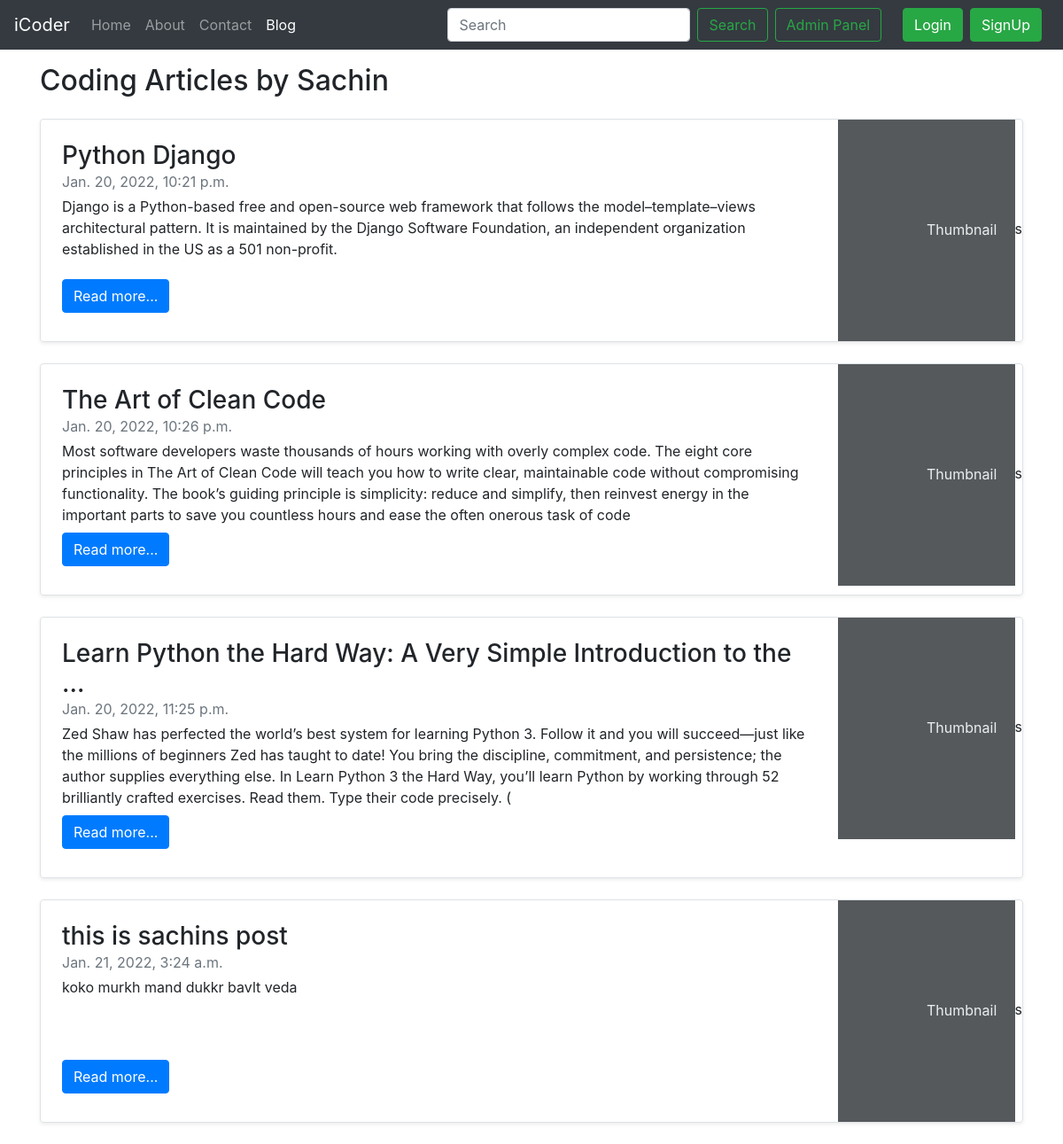
Screenshot of /blog/ with the database file from the repository.
### blog/models.py (models this page shows, shortened)
class Post(models.Model):
    sno=models.AutoField(primary_key=True)
    title=models.CharField(max_length=255)
    author=models.CharField(max_length=14)
    slug=models.CharField(max_length=130)
    timeStamp=models.DateTimeField(blank=True)
    content=models.TextField()

### blog/views.py (the view)
# urls.py: path('', views.blogHome, name="blogHome"),
def blogHome(request):
    allPosts= Post.objects.all()
    context={'allPosts': allPosts}
    return render(request, "blog/blogHome.html", context)

### iCoder/templates/blog/blogHome.html (shortened to what this page needs)
{% extends 'base.html' %}
{% block blogactive %} active {% endblock blogactive %}
{% block body %}
<div class="container my-3">
    <h2>Coding Articles by Sachin</h2>
    {%for post in allPosts%}
    <div class="row no-gutters border rounded overflow-hidden flex-md-row mb-4 shadow-sm h-md-250 my-4 position-relative">
        <div class="col p-4 d-flex flex-column position-static">
            <h3 class="mb-0">{{post.title}}</h3>
            <div class="mb-1 text-muted">{{post.timeStamp}}</div>
            <p class="card-text mb-auto">{{post.content|slice:"0:400"}}</p>
            <div class="my-2">
            	<a href="/blog/blogpost/{{post.slug}}" role="button" class="btn btn-primary">Read more...</a>
            </div>
        </div>
        <div class="col-auto d-none d-lg-block">
            <svg class="bd-placeholder-img" width="200" height="250" xmlns="http://www.w3.org/2000/svg" preserveAspectRatio="xMidYMid slice" focusable="false" role="img" aria-label="Placeholder: Thumbnail">
                <rect width="100%" height="100%" fill="#55595c"></rect><text x="50%" y="50%" fill="#eceeef" dy=".3em">Thumbnail</text>
            </svg>s
        </div>
    </div>
    {% endfor %}
 {% endblock %}

### iCoder/templates/base.html (shortened to what this page needs)
<!doctype html>
<html lang="en">
  <head>
    <link rel="stylesheet" href="https://stackpath.bootstrapcdn.com/bootstrap/4.5.2/css/bootstrap.min.css">
  </head>
  <body>
    <nav class="navbar navbar-expand-lg navbar-dark bg-dark">
        <a class="navbar-brand" href="/">iCoder</a>
        <div class="collapse navbar-collapse" id="navbarSupportedContent">
          <ul class="navbar-nav mr-auto">
            <li class="nav-item {% block homeactive %}  {% endblock homeactive %}">
              <a class="nav-link" href="/">Home <span class="sr-only">(current)</span></a>
            </li>
            <li class="nav-item {% block aboutactive %}  {% endblock aboutactive %}" >
              <a class="nav-link" href="/about">About</a>
            </li>
            <li class="nav-item {% block contactactive %}  {% endblock contactactive %} ">
              <a class="nav-link" href="/contact">Contact</a>
            </li>
            <li class="nav-item {% block blogactive %}  {% endblock blogactive %} ">
              <a class="nav-link" href="/blog">Blog</a>
            </li>
          </ul>
          <form method="get" action="/search"class="form-inline my-2 my-lg-0 mx-3">
            <input class="form-control mr-sm-2" type="search" placeholder="Search" aria-label="Search" name="query" id="query">
            <button class="btn btn-outline-success my-2 my-sm-0 " type="submit">Search</button>
            <a href="/admin" role="button" target="_blank" class="btn btn-outline-success m-2 my-sm-0"> Admin Panel </a>
          </form>
          {% if user.is_authenticated %}
          <ul class="navbar-nav mr-2">
          <li class="nav-item dropdown">
          <a class="nav-link dropdown-toggle" href='#' id="navbarDropdown" role="button" data-toggle="dropdown"> Welcome {{request.user}}</a>
          <div class="dropdown-menu" aria-labelledby="navbarDropdown">
                    <a class="dropdown-item" href="/logout">Logout</a>
                  </div>
                </li>
                </ul>
                </div>
          {% else %}
          <button type="button" class="btn btn-success mr-2" data-toggle="modal" data-target="#loginModal">
          Login
          </button>
          <button type="button" class="btn btn-success mr-2" data-toggle="modal" data-target="#signupModal">
          SignUp
          </button>
          {% endif %}
        </div>
      </nav>
      {% block body %}  {% endblock body %}
  </body>
</html>

### rows the page displays
Post: title "Python Django", timeStamp "Jan. 20, 2022, 10:21 p.m.", content "Django is a Python-based free and open-source web framework that follows the model–template–views architectural pattern. It is maintained by the Django Software Foundation, an independent organization established in the US as a 501 non-profit."
Post: title "The Art of Clean Code", timeStamp "Jan. 20, 2022, 10:26 p.m.", content "Most software developers waste thousands of hours working with overly complex code. The eight core principles in The Art of Clean Code will teach you how to write clear, maintainable code without compromising functionality. The book’s guiding principle is simplicity: reduce and simplify, then reinvest energy in the important parts to save you countless hours and ease the often onerous task of code"
Post: title "Learn Python the Hard Way: A Very Simple Introduction to the ...", timeStamp "Jan. 20, 2022, 11:25 p.m.", content "Zed Shaw has perfected the world’s best system for learning Python 3. Follow it and you will succeed—just like the millions of beginners Zed has taught to date! You bring the discipline, commitment, and persistence; the author supplies everything else. In Learn Python 3 the Hard Way, you’ll learn Python by working through 52 brilliantly crafted exercises. Read them. Type their code precisely. ("
Post: title "this is sachins post", timeStamp "Jan. 21, 2022, 3:24 a.m.", content "koko murkh mand dukkr bavlt veda"
